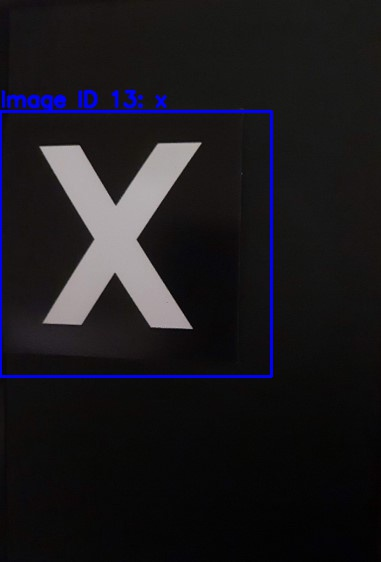
#> input picture imageRecognition/1601358517.jpg, 381 x 562 px
$ python -i imgrec_final.py   (imports and definitions only)   (older library calls are emulated)
#> lines starting #> are read from the running program, lines starting #| are printed output that depends on the picture
#> further down, picture is the input picture: shape (562, 381, 3); mean B, G, R 29.7, 25.3, 27
import cv2
import numpy as np
from os import listdir
from os.path import isfile, join
import random
import time
from picamera import PiCamera
from picamera.array import PiRGBArray

# initialise directory of image templates for template matching
IMG_DIR = '/home/pi/MDP27-RPi/threading/mains/mdp_labels/templates'

# mapping dictionary for images and their IDs
SYMBOL_ID_MAP = {
    'Arrow': 0,
    'up': 1,
    'down': 2,
    'right': 3,
    'left': 4,
    'go': 5,
    '6': 6,
    '7': 7,
    '8': 8,
    '9': 9,
    '0': 10,
    'v': 11,
    'w': 12,
    'x': 13,
    'y': 14,
    'z': 15
}

#initialise some constants and threshods
MIN_CONTOUR_AREA = 2000
MAX_CONTOUR_AREA = 9000
MATCH_THRESHOLD = 4.23
MATCH_CONFIDENCE_COUNT = 5

# colour dictionary mapping colours to template IDs
colourDict = {
    'blue': [6, 14, 0],
    'green' : [7,12, 5],
    'red' : [8, 11, 0],
    'white' : [9, 13, 0],
    'yellow': [10, 15, 0],
    'nil': [-1, -1,-1]
}

# class for each possible symbol containing image and name
class Symbol:
    # [22 lines left out: functions __init__, load_symbols, not called in this run]

# function to adjust brightness so that all images have similar HSV values for a given colour
def fix_brightness(img):
    img_dot = img
    lab= cv2.cvtColor(img, cv2.COLOR_BGR2LAB)
#> lab: shape (562, 381, 3); mean of channels 0, 1, 2 24.8, 130.3, 126.3
    l, a, b = cv2.split(lab)
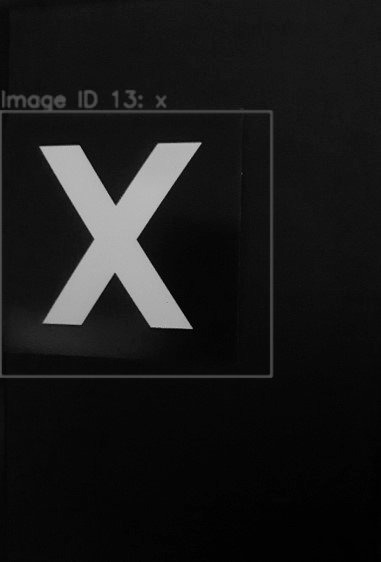
#> l: shape (562, 381); min 0, max 193, mean 24.8
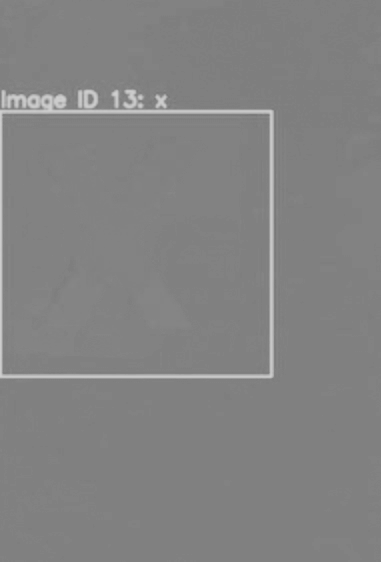
#> a: shape (562, 381); min 120, max 207, mean 130.3
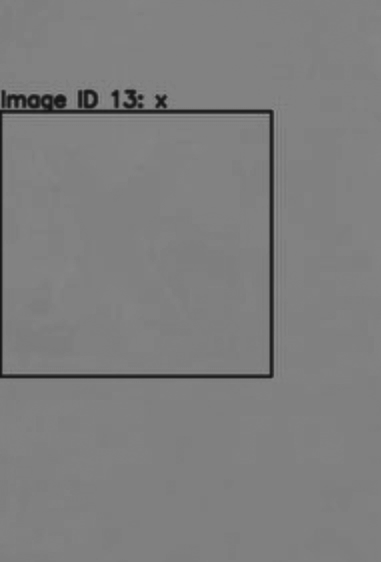
#> b: shape (562, 381); min 20, max 142, mean 126.3
    y,x,z = img.shape
#> y = 562; x = 381; z = 3
    l_blur = cv2.GaussianBlur(l, (11, 11), 5)
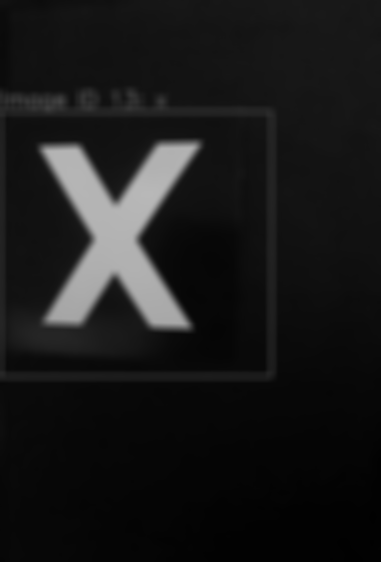
#> l_blur: shape (562, 381); min 1, max 184, mean 24.7
    maxval = []
    count_percent = 3 #percent of total image
    count_percent = count_percent/100
    row_percent = int(count_percent*x) #1% of total pixels widthwise
#> row_percent = 11
    column_percent = int(count_percent*y) #1% of total pizel height wise
#> column_percent = 16
    for i in range(1,x-1):
        if i%row_percent == 0:
            for j in range(1, y-1):
                if j%column_percent == 0:
                    pix_cord = (i,j)
                    img_segment = l_blur[i:i+3, j:j+3]
                    (minVal, maxVal, minLoc, maxLoc) = cv2.minMaxLoc(img_segment)
                    maxval.append(maxVal)
#> after the loop, maxval = 1190 values, max 183 at index 568, min 0 at index 23, mean 23.88

    avg_maxval = round(sum(maxval) / len(maxval))
#> avg_maxval = 24
    if avg_maxval>35 and avg_maxval<45:
        norm_img2 = cv2.normalize(img, None, alpha=0, beta=1.8, norm_type=cv2.NORM_MINMAX, dtype=cv2.CV_32F)
        norm_img2 = np.clip(norm_img2, 0, 1)
        norm_img2 = (255*norm_img2).astype(np.uint8)
        img = norm_img2
    elif avg_maxval<35 and avg_maxval>30:
        norm_img2 = cv2.normalize(img, None, alpha=0, beta=2.4, norm_type=cv2.NORM_MINMAX, dtype=cv2.CV_32F)
        norm_img2 = np.clip(norm_img2, 0, 1)
        norm_img2 = (255*norm_img2).astype(np.uint8)
        img = norm_img2
    elif avg_maxval <30:
        norm_img2 = cv2.normalize(img, None, alpha=0, beta=2.7, norm_type=cv2.NORM_MINMAX, dtype=cv2.CV_32F)
        norm_img2 = np.clip(norm_img2, 0, 1)
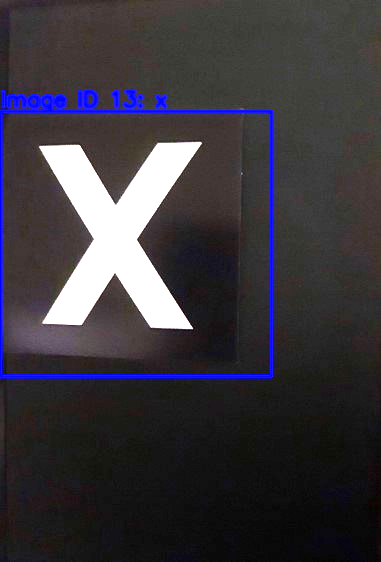
#> norm_img2: shape (562, 381, 3) float32; mean B, G, R 0.243, 0.219, 0.233
        norm_img2 = (255*norm_img2).astype(np.uint8)
        img = norm_img2
    elif avg_maxval > 70:
        norm_img2 = cv2.normalize(img, None, alpha=0, beta=0.7, norm_type=cv2.NORM_MINMAX, dtype=cv2.CV_32F)
        norm_img2 = np.clip(norm_img2, 0, 1)
        norm_img2 = (255*norm_img2).astype(np.uint8)
        img = norm_img2
    elif avg_maxval > 60:
        norm_img2 = cv2.normalize(img, None, alpha=0, beta=1.2, norm_type=cv2.NORM_MINMAX, dtype=cv2.CV_32F)
        norm_img2 = np.clip(norm_img2, 0, 1)
        norm_img2 = (255*norm_img2).astype(np.uint8)
        img = norm_img2
    else:
        norm_img2 = cv2.normalize(img, None, alpha=0, beta=1.4, norm_type=cv2.NORM_MINMAX, dtype=cv2.CV_32F)
        norm_img2 = np.clip(norm_img2, 0, 1)
        norm_img2 = (255*norm_img2).astype(np.uint8)
        img = norm_img2
    return img

# extract binary mask for detected red area using HSV range
# [224 lines left out: functions extractRed, extractGreen, extractBlue, extractYellow, extractWhite, preprocess_frame and 4 more, not called in this run]

>>> import cv2
>>> picture = cv2.imread('../../imageRecognition/1601358517.jpg')
>>> result = fix_brightness(picture)
